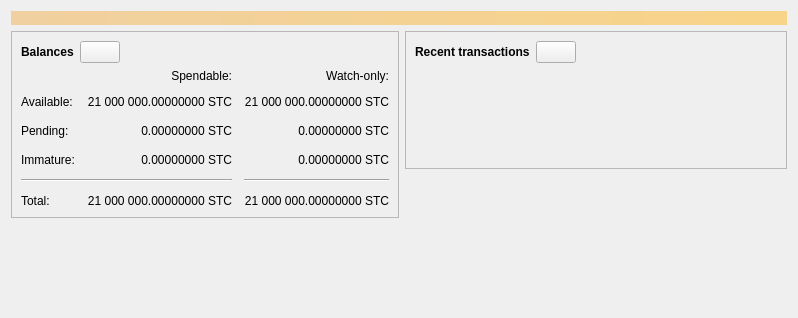
<?xml version="1.0" encoding="UTF-8"?>
<ui version="4.0">
 <class>OverviewPage</class>
 <widget class="QWidget" name="OverviewPage">
  <property name="geometry">
   <rect>
    <x>0</x>
    <y>0</y>
    <width>798</width>
    <height>318</height>
   </rect>
  </property>
  <property name="windowTitle">
   <string>Form</string>
  </property>
  <layout class="QVBoxLayout" name="topLayout">
   <item>
    <widget class="QLabel" name="labelAlerts">
     <property name="visible">
      <bool>false</bool>
     </property>
     <property name="styleSheet">
      <string notr="true">QLabel { background-color: qlineargradient(x1: 0, y1: 0, x2: 1, y2: 0, stop:0 #F0D0A0, stop:1 #F8D488); color:#000000; }</string>
     </property>
     <property name="wordWrap">
      <bool>true</bool>
     </property>
     <property name="margin">
      <number>3</number>
     </property>
     <property name="textInteractionFlags">
      <set>Qt::TextSelectableByMouse</set>
     </property>
    </widget>
   </item>
   <item>
    <layout class="QHBoxLayout" name="horizontalLayout" stretch="1,1">
     <item>
      <layout class="QVBoxLayout" name="verticalLayout_2">
       <item>
        <widget class="QFrame" name="frame">
         <property name="frameShape">
          <enum>QFrame::StyledPanel</enum>
         </property>
         <property name="frameShadow">
          <enum>QFrame::Raised</enum>
         </property>
         <layout class="QVBoxLayout" name="verticalLayout_4">
          <item>
           <layout class="QHBoxLayout" name="horizontalLayout_4">
            <item>
             <widget class="QLabel" name="label_5">
              <property name="font">
               <font>
                <weight>75</weight>
                <bold>true</bold>
               </font>
              </property>
              <property name="text">
               <string>Balances</string>
              </property>
             </widget>
            </item>
            <item>
             <widget class="QPushButton" name="labelWalletStatus">
              <property name="enabled">
               <bool>true</bool>
              </property>
              <property name="maximumSize">
               <size>
                <width>45</width>
                <height>16777215</height>
               </size>
              </property>
              <property name="toolTip">
               <string>The displayed information may be out of date. Your wallet automatically synchronizes with the Askalcoin network after a connection is established, but this process has not completed yet.</string>
              </property>
              <property name="text">
               <string/>
              </property>
              <property name="icon">
               <iconset resource="../askalcoin.qrc">
                <normaloff>:/icons/warning</normaloff>
                <disabledoff>:/icons/warning</disabledoff>:/icons/warning</iconset>
              </property>
              <property name="iconSize">
               <size>
                <width>24</width>
                <height>24</height>
               </size>
              </property>
             </widget>
            </item>
            <item>
             <spacer name="horizontalSpacer_3">
              <property name="orientation">
               <enum>Qt::Horizontal</enum>
              </property>
              <property name="sizeHint" stdset="0">
               <size>
                <width>40</width>
                <height>20</height>
               </size>
              </property>
             </spacer>
            </item>
           </layout>
          </item>
          <item>
           <layout class="QGridLayout" name="gridLayout">
            <property name="spacing">
             <number>12</number>
            </property>
            <item row="2" column="2">
             <widget class="QLabel" name="labelWatchPending">
              <property name="cursor">
               <cursorShape>IBeamCursor</cursorShape>
              </property>
              <property name="toolTip">
               <string>Unconfirmed transactions to watch-only addresses</string>
              </property>
              <property name="text">
               <string notr="true">0.00000000 STC</string>
              </property>
              <property name="alignment">
               <set>Qt::AlignRight|Qt::AlignTrailing|Qt::AlignVCenter</set>
              </property>
              <property name="textInteractionFlags">
               <set>Qt::LinksAccessibleByMouse|Qt::TextSelectableByKeyboard|Qt::TextSelectableByMouse</set>
              </property>
             </widget>
            </item>
            <item row="2" column="1">
             <widget class="QLabel" name="labelUnconfirmed">
              <property name="cursor">
               <cursorShape>IBeamCursor</cursorShape>
              </property>
              <property name="toolTip">
               <string>Total of transactions that have yet to be confirmed, and do not yet count toward the spendable balance</string>
              </property>
              <property name="text">
               <string notr="true">0.00000000 STC</string>
              </property>
              <property name="alignment">
               <set>Qt::AlignRight|Qt::AlignTrailing|Qt::AlignVCenter</set>
              </property>
              <property name="textInteractionFlags">
               <set>Qt::LinksAccessibleByMouse|Qt::TextSelectableByKeyboard|Qt::TextSelectableByMouse</set>
              </property>
             </widget>
            </item>
            <item row="3" column="2">
             <widget class="QLabel" name="labelWatchImmature">
              <property name="cursor">
               <cursorShape>IBeamCursor</cursorShape>
              </property>
              <property name="toolTip">
               <string>Mined balance in watch-only addresses that has not yet matured</string>
              </property>
              <property name="text">
               <string notr="true">0.00000000 STC</string>
              </property>
              <property name="alignment">
               <set>Qt::AlignRight|Qt::AlignTrailing|Qt::AlignVCenter</set>
              </property>
              <property name="textInteractionFlags">
               <set>Qt::LinksAccessibleByMouse|Qt::TextSelectableByKeyboard|Qt::TextSelectableByMouse</set>
              </property>
             </widget>
            </item>
            <item row="4" column="0" colspan="2">
             <widget class="Line" name="line">
              <property name="orientation">
               <enum>Qt::Horizontal</enum>
              </property>
             </widget>
            </item>
            <item row="4" column="2">
             <widget class="Line" name="lineWatchBalance">
              <property name="sizePolicy">
               <sizepolicy hsizetype="Preferred" vsizetype="Fixed">
                <horstretch>0</horstretch>
                <verstretch>0</verstretch>
               </sizepolicy>
              </property>
              <property name="minimumSize">
               <size>
                <width>140</width>
                <height>0</height>
               </size>
              </property>
              <property name="orientation">
               <enum>Qt::Horizontal</enum>
              </property>
             </widget>
            </item>
            <item row="5" column="0">
             <widget class="QLabel" name="labelTotalText">
              <property name="text">
               <string>Total:</string>
              </property>
             </widget>
            </item>
            <item row="3" column="1">
             <widget class="QLabel" name="labelImmature">
              <property name="cursor">
               <cursorShape>IBeamCursor</cursorShape>
              </property>
              <property name="toolTip">
               <string>Mined balance that has not yet matured</string>
              </property>
              <property name="text">
               <string notr="true">0.00000000 STC</string>
              </property>
              <property name="alignment">
               <set>Qt::AlignRight|Qt::AlignTrailing|Qt::AlignVCenter</set>
              </property>
              <property name="textInteractionFlags">
               <set>Qt::LinksAccessibleByMouse|Qt::TextSelectableByKeyboard|Qt::TextSelectableByMouse</set>
              </property>
             </widget>
            </item>
            <item row="2" column="3">
             <spacer name="horizontalSpacer_2">
              <property name="orientation">
               <enum>Qt::Horizontal</enum>
              </property>
              <property name="sizeHint" stdset="0">
               <size>
                <width>40</width>
                <height>20</height>
               </size>
              </property>
             </spacer>
            </item>
            <item row="3" column="0">
             <widget class="QLabel" name="labelImmatureText">
              <property name="text">
               <string>Immature:</string>
              </property>
             </widget>
            </item>
            <item row="5" column="1">
             <widget class="QLabel" name="labelTotal">
              <property name="cursor">
               <cursorShape>IBeamCursor</cursorShape>
              </property>
              <property name="toolTip">
               <string>Your current total balance</string>
              </property>
              <property name="text">
               <string notr="true">21 000 000.00000000 STC</string>
              </property>
              <property name="alignment">
               <set>Qt::AlignRight|Qt::AlignTrailing|Qt::AlignVCenter</set>
              </property>
              <property name="textInteractionFlags">
               <set>Qt::LinksAccessibleByMouse|Qt::TextSelectableByKeyboard|Qt::TextSelectableByMouse</set>
              </property>
             </widget>
            </item>
            <item row="5" column="2">
             <widget class="QLabel" name="labelWatchTotal">
              <property name="cursor">
               <cursorShape>IBeamCursor</cursorShape>
              </property>
              <property name="toolTip">
               <string>Current total balance in watch-only addresses</string>
              </property>
              <property name="text">
               <string notr="true">21 000 000.00000000 STC</string>
              </property>
              <property name="alignment">
               <set>Qt::AlignRight|Qt::AlignTrailing|Qt::AlignVCenter</set>
              </property>
              <property name="textInteractionFlags">
               <set>Qt::LinksAccessibleByMouse|Qt::TextSelectableByKeyboard|Qt::TextSelectableByMouse</set>
              </property>
             </widget>
            </item>
            <item row="0" column="2">
             <widget class="QLabel" name="labelWatchonly">
              <property name="text">
               <string>Watch-only:</string>
              </property>
              <property name="alignment">
               <set>Qt::AlignRight|Qt::AlignTrailing|Qt::AlignVCenter</set>
              </property>
             </widget>
            </item>
            <item row="1" column="0">
             <widget class="QLabel" name="labelBalanceText">
              <property name="text">
               <string>Available:</string>
              </property>
             </widget>
            </item>
            <item row="1" column="1">
             <widget class="QLabel" name="labelBalance">
              <property name="cursor">
               <cursorShape>IBeamCursor</cursorShape>
              </property>
              <property name="toolTip">
               <string>Your current spendable balance</string>
              </property>
              <property name="text">
               <string notr="true">21 000 000.00000000 STC</string>
              </property>
              <property name="alignment">
               <set>Qt::AlignRight|Qt::AlignTrailing|Qt::AlignVCenter</set>
              </property>
              <property name="textInteractionFlags">
               <set>Qt::LinksAccessibleByMouse|Qt::TextSelectableByKeyboard|Qt::TextSelectableByMouse</set>
              </property>
             </widget>
            </item>
            <item row="1" column="2">
             <widget class="QLabel" name="labelWatchAvailable">
              <property name="cursor">
               <cursorShape>IBeamCursor</cursorShape>
              </property>
              <property name="toolTip">
               <string>Your current balance in watch-only addresses</string>
              </property>
              <property name="text">
               <string notr="true">21 000 000.00000000 STC</string>
              </property>
              <property name="alignment">
               <set>Qt::AlignRight|Qt::AlignTrailing|Qt::AlignVCenter</set>
              </property>
              <property name="textInteractionFlags">
               <set>Qt::LinksAccessibleByMouse|Qt::TextSelectableByKeyboard|Qt::TextSelectableByMouse</set>
              </property>
             </widget>
            </item>
            <item row="2" column="0">
             <widget class="QLabel" name="labelPendingText">
              <property name="text">
               <string>Pending:</string>
              </property>
             </widget>
            </item>
            <item row="0" column="1">
             <widget class="QLabel" name="labelSpendable">
              <property name="text">
               <string>Spendable:</string>
              </property>
              <property name="alignment">
               <set>Qt::AlignRight|Qt::AlignTrailing|Qt::AlignVCenter</set>
              </property>
             </widget>
            </item>
           </layout>
          </item>
         </layout>
        </widget>
       </item>
       <item>
        <spacer name="verticalSpacer">
         <property name="orientation">
          <enum>Qt::Vertical</enum>
         </property>
         <property name="sizeHint" stdset="0">
          <size>
           <width>20</width>
           <height>40</height>
          </size>
         </property>
        </spacer>
       </item>
      </layout>
     </item>
     <item>
      <layout class="QVBoxLayout" name="verticalLayout_3">
       <item>
        <widget class="QFrame" name="frame_2">
         <property name="frameShape">
          <enum>QFrame::StyledPanel</enum>
         </property>
         <property name="frameShadow">
          <enum>QFrame::Raised</enum>
         </property>
         <layout class="QVBoxLayout" name="verticalLayout">
          <item>
           <layout class="QHBoxLayout" name="horizontalLayout_2">
            <item>
             <widget class="QLabel" name="label_4">
              <property name="font">
               <font>
                <weight>75</weight>
                <bold>true</bold>
               </font>
              </property>
              <property name="text">
               <string>Recent transactions</string>
              </property>
             </widget>
            </item>
            <item>
             <widget class="QPushButton" name="labelTransactionsStatus">
              <property name="enabled">
               <bool>true</bool>
              </property>
              <property name="maximumSize">
               <size>
                <width>45</width>
                <height>16777215</height>
               </size>
              </property>
              <property name="toolTip">
               <string>The displayed information may be out of date. Your wallet automatically synchronizes with the Askalcoin network after a connection is established, but this process has not completed yet.</string>
              </property>
              <property name="text">
               <string/>
              </property>
              <property name="icon">
               <iconset resource="../askalcoin.qrc">
                <normaloff>:/icons/warning</normaloff>
                <disabledoff>:/icons/warning</disabledoff>:/icons/warning</iconset>
              </property>
              <property name="iconSize">
               <size>
                <width>24</width>
                <height>24</height>
               </size>
              </property>
             </widget>
            </item>
            <item>
             <spacer name="horizontalSpacer">
              <property name="orientation">
               <enum>Qt::Horizontal</enum>
              </property>
              <property name="sizeHint" stdset="0">
               <size>
                <width>40</width>
                <height>20</height>
               </size>
              </property>
             </spacer>
            </item>
           </layout>
          </item>
          <item>
           <widget class="TransactionOverviewWidget" name="listTransactions">
            <property name="styleSheet">
             <string notr="true">QListView { background: transparent; }</string>
            </property>
            <property name="frameShape">
             <enum>QFrame::NoFrame</enum>
            </property>
            <property name="verticalScrollBarPolicy">
             <enum>Qt::ScrollBarAlwaysOff</enum>
            </property>
            <property name="horizontalScrollBarPolicy">
             <enum>Qt::ScrollBarAlwaysOff</enum>
            </property>
            <property name="sizeAdjustPolicy">
             <enum>QAbstractScrollArea::AdjustToContents</enum>
            </property>
            <property name="selectionMode">
             <enum>QAbstractItemView::NoSelection</enum>
            </property>
            <property name="uniformItemSizes">
             <bool>true</bool>
            </property>
           </widget>
          </item>
         </layout>
        </widget>
       </item>
       <item>
        <spacer name="verticalSpacer_2">
         <property name="orientation">
          <enum>Qt::Vertical</enum>
         </property>
         <property name="sizeHint" stdset="0">
          <size>
           <width>20</width>
           <height>40</height>
          </size>
         </property>
        </spacer>
       </item>
      </layout>
     </item>
    </layout>
   </item>
  </layout>
 </widget>
 <customwidgets>
  <customwidget>
   <class>TransactionOverviewWidget</class>
   <extends>QListView</extends>
   <header>qt/transactionoverviewwidget.h</header>
  </customwidget>
 </customwidgets>
 <resources/>
 <connections/>
</ui>
